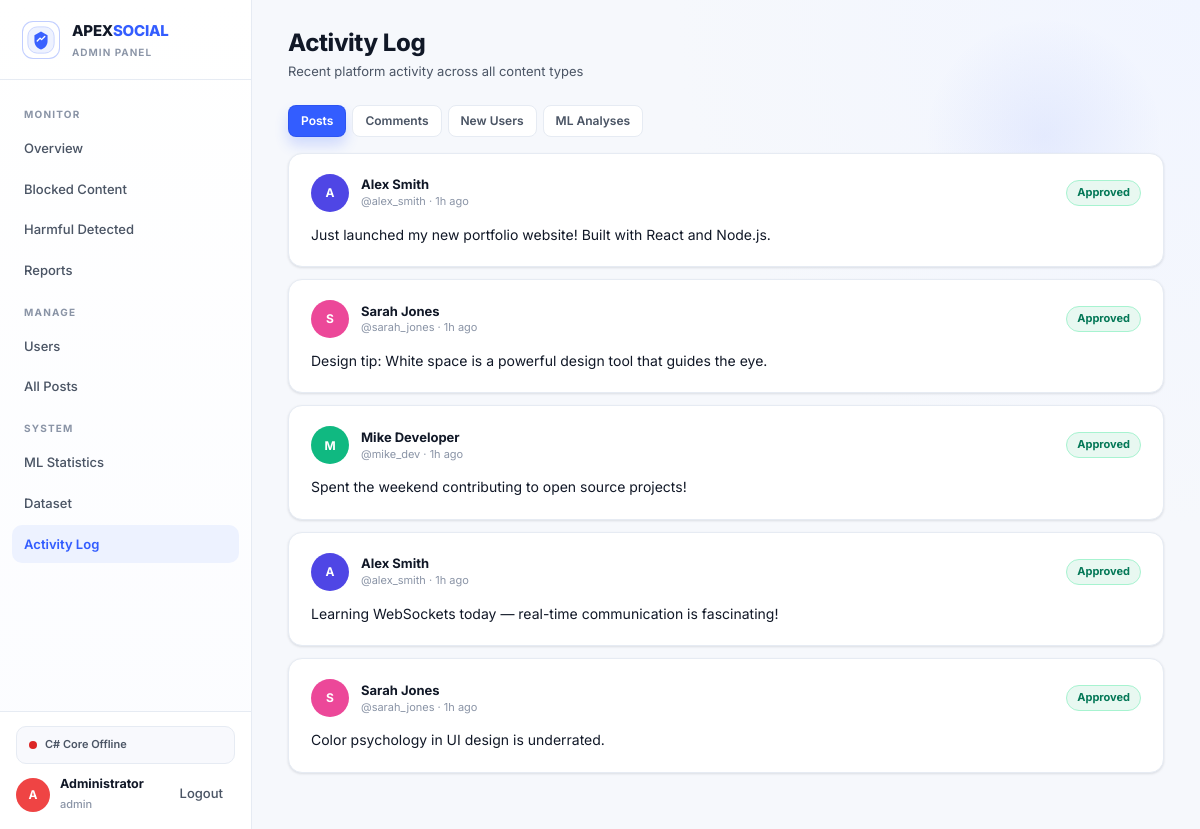
The app's page /admin/activity.php (signed in) with its own data.
### tables this page shows
CREATE TABLE IF NOT EXISTS users (
    id INT AUTO_INCREMENT PRIMARY KEY,
    username VARCHAR(50) NOT NULL UNIQUE,
    email VARCHAR(100) NOT NULL UNIQUE,
    password VARCHAR(255) NOT NULL,            
    full_name VARCHAR(100) DEFAULT '',
    bio TEXT DEFAULT NULL,
    location VARCHAR(100) DEFAULT '',
    avatar VARCHAR(255) DEFAULT NULL,
    avatar_color VARCHAR(7) DEFAULT '#4f46e5',
    is_blocked TINYINT(1) DEFAULT 0,
    is_admin TINYINT(1) DEFAULT 0,
    ban_reason TEXT DEFAULT NULL,
    banned_at DATETIME DEFAULT NULL,
    session_invalidated_at DATETIME DEFAULT NULL,
    created_at TIMESTAMP DEFAULT CURRENT_TIMESTAMP
);

CREATE TABLE IF NOT EXISTS posts (
    id INT AUTO_INCREMENT PRIMARY KEY,
    user_id INT NOT NULL,
    content TEXT NOT NULL,
    image VARCHAR(255) DEFAULT NULL,
    pdf VARCHAR(255) DEFAULT NULL,
    repost_of INT DEFAULT NULL,
    status ENUM('pending','approved','rejected') DEFAULT 'pending',
    ml_label TINYINT(1) DEFAULT NULL,
    ml_prob FLOAT DEFAULT NULL,
    ml_category VARCHAR(30) DEFAULT NULL,
    ml_method VARCHAR(20) DEFAULT NULL,
    reviewed_by INT DEFAULT NULL,
    reviewed_at DATETIME DEFAULT NULL,
    reject_reason TEXT DEFAULT NULL,
    created_at TIMESTAMP DEFAULT CURRENT_TIMESTAMP,
    FOREIGN KEY (user_id) REFERENCES users(id) ON DELETE CASCADE,
    FOREIGN KEY (repost_of) REFERENCES posts(id) ON DELETE SET NULL,
    FOREIGN KEY (reviewed_by) REFERENCES users(id) ON DELETE SET NULL,
    INDEX idx_status (status),
    INDEX idx_user_id (user_id)
);

### admin/activity.php (the view, shortened to what this page needs)
<?php
require_once '../includes/config.php';
$PAGE = 'activity';
require_once 'inc_sidebar.php';
$tab = $_GET['tab'] ?? 'posts';
if ($tab === 'posts') {
    $items = $pdo->query("
        SELECT p.*, u.username, u.full_name, u.avatar_color
        FROM posts p
        JOIN users u ON p.user_id = u.id
        WHERE p.status = 'approved' AND u.is_blocked = 0
        ORDER BY p.created_at DESC
        LIMIT 50
    ")->fetchAll();
}
echo adminHead('Activity Log', false);
echo adminSidebar();
?>
<main class="main">
<div class="ph">
    <div class="ph-left">
        <h1>Activity Log</h1>
        <p>Recent platform activity across all content types</p>
    </div>
</div>
<div class="row-wrap mb-16" style="gap:6px">
    <a href="?tab=posts"    class="btn <?= $tab === 'posts'    ? 'btn-primary' : 'btn-ghost' ?> btn-sm">Posts</a>
    <a href="?tab=comments" class="btn <?= $tab === 'comments' ? 'btn-primary' : 'btn-ghost' ?> btn-sm">Comments</a>
    <a href="?tab=users"    class="btn <?= $tab === 'users'    ? 'btn-primary' : 'btn-ghost' ?> btn-sm">New Users</a>
    <a href="?tab=ml"       class="btn <?= $tab === 'ml'       ? 'btn-primary' : 'btn-ghost' ?> btn-sm">ML Analyses</a>
</div>
<?php if (empty($items)): ?>
<div class="empty-state">
    <div class="icon">
        <svg viewBox="0 0 24 24" fill="none" stroke="currentColor" stroke-width="2" stroke-linecap="round" stroke-linejoin="round"><polyline points="22 12 18 12 15 21 9 3 6 12 2 12"/></svg>
    </div>
    <h3>No activity yet</h3>
    <p>Activity will appear here as users interact with the platform.</p>
</div>
<?php elseif ($tab === 'posts'): ?>
<?php foreach ($items as $p): ?>
<div class="card mb-12">
    <div class="card-body">
        <div class="row-start mb-12" style="gap:12px">
            <div class="av av-38" style="background:<?= $p['avatar_color'] ?>"><?= strtoupper(substr($p['username'], 0, 1)) ?></div>
            <div class="grow">
                <div style="font-weight:700;font-size:13px"><?= htmlspecialchars($p['full_name'] ?: $p['username']) ?></div>
                <div class="muted-xs">@<?= htmlspecialchars($p['username']) ?> · <?= timeAgo($p['created_at']) ?></div>
            </div>
            <?= statusBadge($p['status']) ?>
        </div>
        <div style="font-size:14px;color:var(--text);line-height:1.6"><?= nl2br(htmlspecialchars($p['content'])) ?></div>
    </div>
</div>
<?php endforeach; ?>
<?php endif; ?>
</main>
<?php echo adminFoot(); ?>

### admin/inc_sidebar.php (shortened to what this page needs)
<?php
$_sb_pending = 0;
$_sb_harmful = (int)$pdo->query("SELECT COUNT(*) FROM content_analysis WHERE label=1 AND reviewed_by_admin=0")->fetchColumn();
$_sb_reports = (int)$pdo->query("SELECT COUNT(*) FROM reports WHERE status='pending'")->fetchColumn();
$_sb_backend = false;
$_sb_admin = null;
if (isset($_SESSION['user_id'])) {
    $s = $pdo->prepare("SELECT username,full_name,avatar_color FROM users WHERE id=?");
    $s->execute([$_SESSION['user_id']]);
    $_sb_admin = $s->fetch();
}
function adminHead(string $title, bool $chartjs = false): string {
    $cj = $chartjs ? '<script src="https://cdnjs.cloudflare.com/ajax/libs/Chart.js/4.4.0/chart.umd.min.js"></script>' : '';
    $apexScripts = '';
    if (isAdminLogged() && isset($_SESSION['user_id'])) {
        $uid = (int) $_SESSION['user_id'];
        $base = htmlspecialchars(BASE_URL, ENT_QUOTES, 'UTF-8');
        $wsHost = preg_replace('/:\d+$/', '', $_SERVER['HTTP_HOST'] ?? '127.0.0.1');
        $wsProto = (!empty($_SERVER['HTTPS']) && $_SERVER['HTTPS'] !== 'off') ? 'wss' : 'ws';
        $wsUrl = htmlspecialchars($wsProto . '://' . $wsHost . ':8080', ENT_QUOTES, 'UTF-8');
        $apexScripts = <<<SCRIPT
<script>
window.APEX_BASE = "{$base}";
window.APEX_USER = { userId: {$uid}, isAdmin: true };
window.APEX_WS_URL = "{$wsUrl}";
</script>
<script src="../assets/js/realtime.js?v=rt8"></script>
SCRIPT;
    }
    return <<<HTML
<!DOCTYPE html>
<html lang="en">
<head>
<meta charset="UTF-8">
<meta name="viewport" content="width=device-width,initial-scale=1">
<title>{$title} — ApexAdmin</title>
<link rel="icon" type="image/svg+xml">
<link rel="preconnect" href="https://fonts.googleapis.com">
<link rel="preconnect" href="https://fonts.gstatic.com" crossorigin>
<link href="https://fonts.googleapis.com/css2?family=Inter:wght@400;500;600;700;800&display=swap" rel="stylesheet">
<link rel="stylesheet" href="../assets/css/admin.css?v=20260503c">
{$cj}
{$apexScripts}
</head>
<body>
<button class="sb-hamburger" onclick="openSidebar()" aria-label="Open menu">
  <svg width="22" height="22" viewBox="0 0 24 24" fill="none" stroke="currentColor" stroke-width="2.5" stroke-linecap="round"><line x1="3" y1="6" x2="21" y2="6"/><line x1="3" y1="12" x2="21" y2="12"/><line x1="3" y1="18" x2="21" y2="18"/></svg>
</button>
<div class="al">
HTML;
}
function adminSidebar(): string {
    global $PAGE, $_sb_pending, $_sb_harmful, $_sb_reports, $_sb_admin, $_sb_backend;
    $p  = $PAGE ?? '';
    $pb  = $_sb_pending > 0 ? "<span class='sb-badge'>{$_sb_pending}</span>"  : '';
    $hb  = $_sb_harmful > 0 ? "<span class='sb-badge'>{$_sb_harmful}</span>"  : '';
    $rp  = $_sb_reports > 0 ? "<span class='sb-badgey'>{$_sb_reports}</span>" : '';
    $nav = [
        'Monitor' => [
            ['index.php',    'dashboard', 'dashboard', 'Overview',          ''],
            ['queue.php',    'queue',     'queue',     'Blocked Content',  $pb],
            ['harmful.php',  'harmful',   'harmful',   'Harmful Detected',  $hb],
            ['reports.php',  'reports',   'reports',   'Reports',           $rp],
        ],
        'Manage' => [
            ['users.php',    'users',    'users',    'Users',     ''],
            ['all_posts.php','posts',    'posts',    'All Posts', ''],
        ],
        'System' => [
            ['ml_stats.php', 'mlstats',  'mlstats',  'ML Statistics', ''],
            ['dataset.php',  'dataset',  'dataset',  'Dataset',       ''],
            ['activity.php', 'activity', 'activity', 'Activity Log',  ''],
        ],
    ];
    $adminName = $_sb_admin ? htmlspecialchars($_sb_admin['full_name'] ?: $_sb_admin['username']) : 'Admin';
    $adminUser = $_sb_admin ? htmlspecialchars($_sb_admin['username']) : 'admin';
    $backendDot  = $_sb_backend ? 'on' : '';
    $backendText = $_sb_backend ? 'C# Core Online' : 'C# Core Offline';
    $html = '<aside class="sb" id="admin-sb">';
    $html .= <<<HTML
<div class="sb-brand">
  <div class="sb-brand-logo">
    <svg viewBox="0 0 24 24" fill="none" stroke="currentColor" stroke-width="2.2" stroke-linecap="round" stroke-linejoin="round">
      <path d="M21 15a2 2 0 0 1-2 2H7l-4 4V5a2 2 0 0 1 2-2h14a2 2 0 0 1 2 2z"/>
      <circle cx="9" cy="10" r="1" fill="currentColor" stroke="none"/>
      <circle cx="12" cy="10" r="1" fill="currentColor" stroke="none"/>
      <circle cx="15" cy="10" r="1" fill="currentColor" stroke="none"/>
    </svg>
  </div>
  <div>
    <div class="sb-brand-title">APEX<span>SOCIAL</span></div>
    <div class="sb-brand-sub">Admin Panel</div>
  </div>
</div>
<div class="sb-scroll">
HTML;
    foreach ($nav as $section => $items) {
        $html .= "<div class='sb-section'>{$section}</div>";
        foreach ($items as [$href, $key, $iconKey, $label, $badge]) {
            $on   = $p === $key ? ' class="on"' : '';
            $icon = $icons[$iconKey] ?? '';
            $html .= "<a href='{$href}'{$on}>{$icon}{$label}{$badge}</a>";
        }
    }
    $html .= '</div>';
    $html .= <<<HTML
<div class="sb-foot">
  <div class="sb-mlbar">
    <span class="sb-mldot {$backendDot}"></span>
    <span class="grow">{$backendText}</span>
  </div>
  <div class="sb-user">
    <div class="av av-34" style="background:{$_sb_admin['avatar_color']}">A</div>
    <div class="sb-user-name">
      <strong>{$adminName}</strong>
      <small>{$adminUser}</small>
    </div>
    <a href="logout.php" class="sb-logout">Logout</a>
  </div>
</div>
</aside>
<div class="sb-overlay" id="sb-overlay" onclick="closeSidebar()"></div>
HTML;
    return $html;
}
function adminFoot(): string {
    return <<<'HTML'
</div>
<script>
function openSidebar()  { document.getElementById('admin-sb').classList.add('open'); document.getElementById('sb-overlay').classList.add('show'); }
function closeSidebar() { document.getElementById('admin-sb').classList.remove('open'); document.getElementById('sb-overlay').classList.remove('show'); }
</script>
<script src="../assets/js/app.js?v=loop202605"></script>
</body>
</html>
HTML;
}

### includes/config.php (shortened to what this page needs)
<?php
function isAdminLogged()
{
    return isset($_SESSION['user_id']) && ($_SESSION['role'] ?? '') === 'admin';
}
function timeAgo($dt)
{
    $diff = (new DateTime())->diff(new DateTime($dt));
    if ($diff->h) {
        return $diff->h . 'h ago';
    }
    return 'just now';
}
function statusBadge($status): string
{
    return match ($status) {
        'approved' => "<span class='badge badge-g'>Approved</span>",
        'rejected' => "<span class='badge badge-r'>Rejected</span>",
        default => "<span class='badge badge-y'>Pending</span>",
    };
}

### records on screen
users: full_name "Administrator", username "admin"
posts: user.username "A", user.full_name "Alex Smith", user.username "alex_smith", created_at "1h ago", status "Approved", content "Just launched my new portfolio website! Built with React and Node.js."
posts: user.username "S", user.full_name "Sarah Jones", user.username "sarah_jones", created_at "1h ago", status "Approved", content "Design tip: White space is a powerful design tool that guides the eye."
posts: user.username "M", user.full_name "Mike Developer", user.username "mike_dev", created_at "1h ago", status "Approved", content "Spent the weekend contributing to open source projects!"
posts: user.username "A", user.full_name "Alex Smith", user.username "alex_smith", created_at "1h ago", status "Approved", content "Learning WebSockets today — real-time communication is fascinating!"
posts: user.username "S", user.full_name "Sarah Jones", user.username "sarah_jones", created_at "1h ago", status "Approved", content "Color psychology in UI design is underrated."

### other values on screen
$section "MONITOR"
$label "Overview"
$label "Blocked Content"
$label "Harmful Detected"
$label "Reports"
$section "MANAGE"
$label "Users"
$label "All Posts"
$section "SYSTEM"
$label "ML Statistics"
$label "Dataset"
$label "Activity Log"
$backendText "C# Core Offline"
